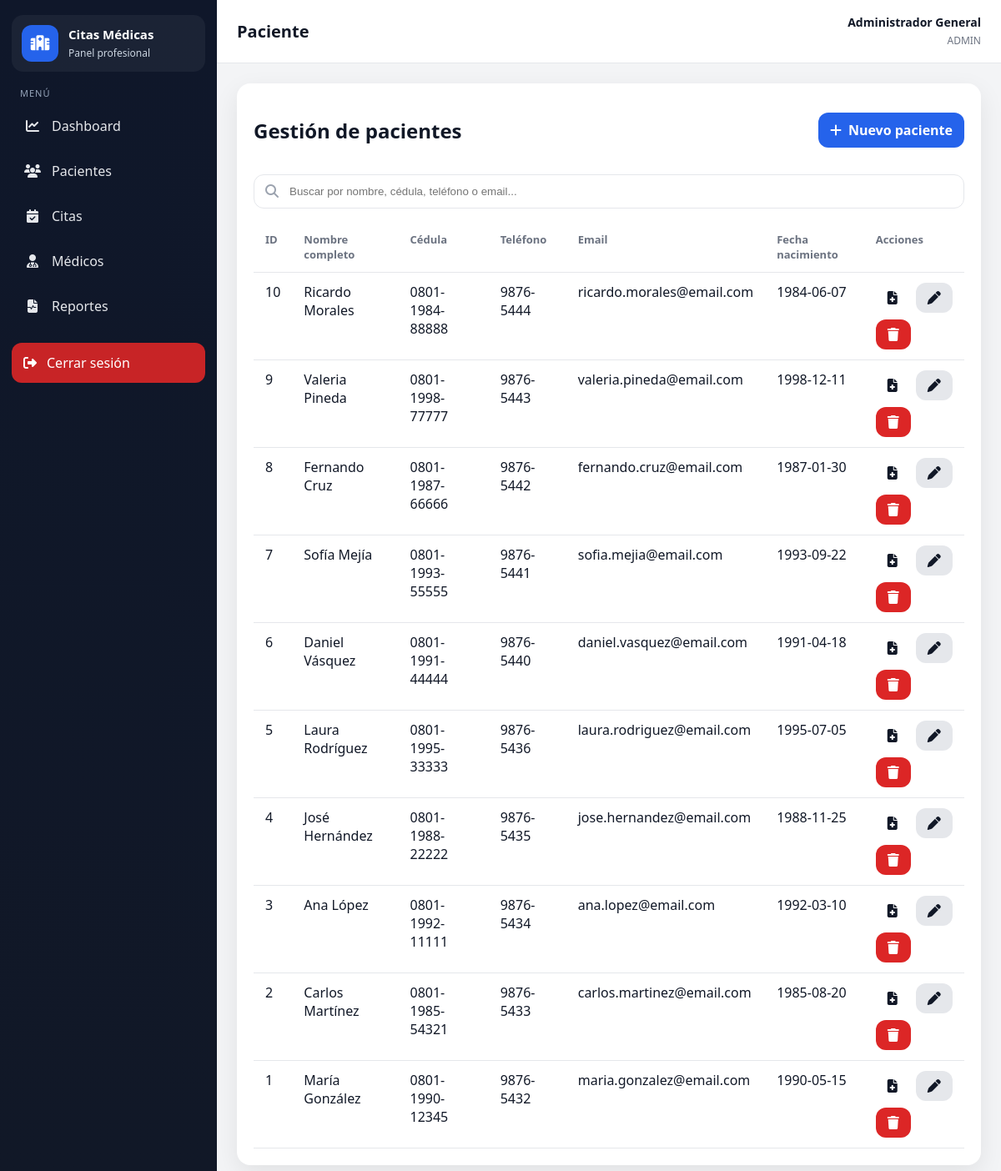
The app's page /index.php?controller=paciente&action=index (signed in) with its own data.
### tables this page shows
CREATE TABLE pacientes (
    id INT AUTO_INCREMENT PRIMARY KEY,
    nombre VARCHAR(100) NOT NULL,
    apellido VARCHAR(100) NOT NULL,
    cedula VARCHAR(15) NOT NULL UNIQUE,
    telefono VARCHAR(20) NULL,
    email VARCHAR(100) NULL,
    fecha_nacimiento DATE NULL,
    fecha_registro TIMESTAMP DEFAULT CURRENT_TIMESTAMP
);

### app/controllers/PacienteController.php (called while the page is built, shortened)
<?php
require_once __DIR__ . '/../models/Paciente.php';
class PacienteController {
    private $paciente;
    public function __construct(){
        $this->paciente = new Paciente();
    }
    public function index(){
        $pacientes = $this->paciente->obtenerTodos();
        require_once __DIR__ . '/../views/pacientes/index.php';
    }
}

### routes/web.php (called while the page is built, shortened)
<?php
$controller = $_GET['controller'] ?? (isset($_SESSION['usuario_id']) ? 'dashboard' : 'auth');
$action = $_GET['action'] ?? (isset($_SESSION['usuario_id']) ? 'index' : 'login');
switch($controller){
    case 'paciente':
        require_once __DIR__ . '/../app/controllers/PacienteController.php';
        $ctrl = new PacienteController();
        break;
}
$ctrl->$action();

### public/index.php (called while the page is built, shortened)
<?php
require_once __DIR__ . '/../routes/web.php';

### app/config/database.php (called while the page is built)
<?php
class Database {
    private $host = "localhost";
    private $db_name = "citas_medicas";
    private $username = "root";
    private $password = "admin";
    private $charset = "utf8mb4";
    public function conectar() {
        try {
            $dsn = "mysql:host={$this->host};dbname={$this->db_name};charset={$this->charset}";
            $pdo = new PDO($dsn, $this->username, $this->password);
            $pdo->setAttribute(PDO::ATTR_ERRMODE, PDO::ERRMODE_EXCEPTION);
            $pdo->setAttribute(PDO::ATTR_DEFAULT_FETCH_MODE, PDO::FETCH_ASSOC);
            return $pdo;
        } catch (PDOException $e) {
            die("Error de conexión: " . $e->getMessage());
        }
    }
}

### app/core/Model.php (called while the page is built, shortened)
<?php
require_once __DIR__ . '/../config/database.php';
class Model {
    public function __construct() {
        $database = new Database();
        $this->db = $database->conectar();
    }
}

### app/models/Paciente.php (called while the page is built, shortened)
<?php
require_once __DIR__ . '/../core/Model.php';
class Paciente extends Model {
    public function obtenerTodos(){
        $stmt = $this->db->prepare("SELECT * FROM pacientes ORDER BY id DESC");
        $stmt->execute();
        return $stmt->fetchAll();
    }
}

### app/views/pacientes/index.php (the view)
<?php require_once __DIR__ . '/../layout/header.php'; ?>
<div class="table-card">
    <div class="table-header"><h2>Gestión de pacientes</h2><a href="index.php?controller=paciente&action=crear" class="btn btn-primary"><i class="fa-solid fa-plus"></i> Nuevo paciente</a></div>
    <div class="toolbar"><div class="search-box"><i class="fa-solid fa-magnifying-glass"></i><input type="text" placeholder="Buscar por nombre, cédula, teléfono o email..." data-search-target="tabla-pacientes"></div></div>
    <?php if (!empty($pacientes)): ?>
    <div class="table-responsive"><table><thead><tr><th>ID</th><th>Nombre completo</th><th>Cédula</th><th>Teléfono</th><th>Email</th><th>Fecha nacimiento</th><th>Acciones</th></tr></thead><tbody id="tabla-pacientes">
    <?php foreach ($pacientes as $p): ?>
    <tr>
        <td><?= htmlspecialchars($p['id']) ?></td>
        <td><?= htmlspecialchars($p['nombre'].' '.$p['apellido']) ?></td>
        <td><?= htmlspecialchars($p['cedula']) ?></td>
        <td><?= htmlspecialchars($p['telefono']) ?></td>
        <td><?= htmlspecialchars($p['email']) ?></td>
        <td><?= htmlspecialchars($p['fecha_nacimiento']) ?></td>
        <td>
            <div class="actions">
                <a class="btn btn-info" href="index.php?controller=historial&action=ver&paciente_id=<?= $p['id'] ?>" title="Ver historial clínico">
                    <i class="fa-solid fa-file-medical"></i>
                </a>
                <a class="btn btn-secondary" href="index.php?controller=paciente&action=editar&id=<?= $p['id'] ?>">
                    <i class="fa-solid fa-pen"></i>
                </a>
                <a class="btn btn-danger" href="index.php?controller=paciente&action=eliminar&id=<?= $p['id'] ?>" data-confirm="¿Eliminar este paciente?">
                    <i class="fa-solid fa-trash"></i>
                </a>
            </div>
        </td>
    </tr>
    <?php endforeach; ?>
    </tbody></table></div>
    <?php else: ?><div class="empty-box"><p>No hay pacientes registrados.</p></div><?php endif; ?>
</div>
<?php require_once __DIR__ . '/../layout/footer.php'; ?>

### app/views/layout/header.php (shortened to what this page needs)
<?php
$currentController = $_GET['controller'] ?? 'dashboard';
$currentAction = $_GET['action'] ?? 'index';
$role = $_SESSION['usuario_rol'] ?? null;
function isActive($controller, $action = null) {
    global $currentController, $currentAction;
    return $currentController === $controller && ($action === null || $currentAction === $action) ? 'active' : '';
}
?>
<!DOCTYPE html>
<html lang="es">
<head>
    <link rel="stylesheet" href="https://cdnjs.cloudflare.com/ajax/libs/font-awesome/6.5.0/css/all.min.css">
    <link rel="stylesheet" href="https://cdn.jsdelivr.net/npm/intl-tel-input@18.1.1/build/css/intlTelInput.css">
</head>
<body>
<?php if ($role): ?>
<div class="app">
    <aside class="sidebar">
        <div class="brand">
            <div class="brand-icon"><i class="fa-solid fa-hospital"></i></div>
            <div class="brand-text"><strong>Citas Médicas</strong><span>Panel profesional</span></div>
        </div>
        <div class="menu-title">Menú</div>
        <nav class="nav">
            <a class="nav-link <?= isActive('dashboard') ?>" href="index.php?controller=dashboard&action=index"><i class="fa-solid fa-chart-line"></i><span>Dashboard</span></a>
            <?php if (in_array($role, ['admin','recepcion'], true)): ?>
                <a class="nav-link <?= isActive('paciente') ?>" href="index.php?controller=paciente&action=index"><i class="fa-solid fa-users"></i><span>Pacientes</span></a>
                <a class="nav-link <?= isActive('cita') ?>" href="index.php?controller=cita&action=index"><i class="fa-solid fa-calendar-check"></i><span>Citas</span></a>
            <?php endif; ?>
            <?php if ($role === 'admin'): ?>
                <a class="nav-link <?= isActive('medico') ?>" href="index.php?controller=medico&action=index"><i class="fa-solid fa-user-doctor"></i><span>Médicos</span></a>
            <?php endif; ?>
            <?php if (in_array($role, ['admin','recepcion'], true)): ?>
                <a class="nav-link <?= isActive('reporte') ?>" href="index.php?controller=reporte&action=index"><i class="fa-solid fa-file-waveform"></i><span>Reportes</span></a>
            <?php endif; ?>
        </nav>
        <div class="sidebar-footer">
            <a class="logout-link" href="index.php?controller=auth&action=logout"><i class="fa-solid fa-right-from-bracket"></i><span>Cerrar sesión</span></a>
        </div>
    </aside>
    <main class="main">
        <header class="topbar">
            <h1 class="page-title"><?= ucfirst($currentController) ?></h1>
            <div class="user-box"><strong><?= htmlspecialchars($_SESSION['usuario_nombre'] ?? '') ?></strong><span><?= htmlspecialchars(strtoupper($role)) ?></span></div>
        </header>
        <section class="content">
<?php endif; ?>

### app/views/layout/footer.php (shortened to what this page needs)
<?php if (!empty($_SESSION['usuario_id'])): ?>
        </section>
    </main>
</div>
<?php endif; ?>
</body>
</html>

### app/views/layout/header.php (style rules this page uses)
:root { --sidebar-bg:#111827;--sidebar-hover:#1f2937;--sidebar-active:#2563eb;--body-bg:#f3f4f6;--card-bg:#fff;--text:#111827;--muted:#6b7280;--border:#e5e7eb;--primary:#2563eb;--primary-dark:#1d4ed8;--success:#16a34a;--warning:#f59e0b;--danger:#dc2626;--info:#0ea5e9;--shadow:0 10px 30px rgba(0,0,0,.08);--radius:16px }
* { box-sizing:border-box }
body { margin:0;font-family:'Segoe UI',Tahoma,Geneva,Verdana,sans-serif;background:var(--body-bg);color:var(--text) }
a { text-decoration:none;color:inherit }
.app { display:flex;min-height:100vh }
.sidebar { width:260px;background:linear-gradient(180deg,#0f172a 0%,#111827 100%);color:#fff;position:fixed;top:0;left:0;bottom:0;padding:18px 14px;overflow:auto;z-index:1000 }
.brand { display:flex;align-items:center;gap:12px;padding:12px;margin-bottom:18px;border-radius:14px;background:rgba(255,255,255,.05) }
.brand-icon { width:44px;height:44px;border-radius:12px;display:flex;align-items:center;justify-content:center;background:#2563eb;font-size:18px }
.brand-text strong { display:block;font-size:15px }
.brand-text span { font-size:12px;color:#cbd5e1 }
.menu-title { font-size:11px;text-transform:uppercase;letter-spacing:1px;color:#94a3b8;margin:18px 10px 8px }
.nav { display:flex;flex-direction:column;gap:6px }
.nav-link { display:flex;align-items:center;gap:12px;color:#e5e7eb;padding:13px 14px;border-radius:12px;transition:.2s ease }
.nav-link i { width:22px;text-align:center }
.sidebar-footer { position:sticky;bottom:10px;margin-top:20px }
.logout-link { display:flex;align-items:center;gap:12px;padding:13px 14px;color:#fff;border-radius:12px;background:rgba(220,38,38,.9) }
.main { margin-left:260px;width:calc(100% - 260px);min-height:100vh }
.topbar { height:76px;background:#fff;border-bottom:1px solid var(--border);display:flex;align-items:center;justify-content:space-between;padding:0 24px;position:sticky;top:0;z-index:900 }
.page-title { font-size:20px;font-weight:700;margin:0 }
.user-box { text-align:right }
.user-box strong { display:block;font-size:14px }
.user-box span { font-size:12px;color:var(--muted) }
.content { padding:24px }
.card,.table-card,.form-card { background:var(--card-bg);border-radius:var(--radius);box-shadow:var(--shadow) }
.table-card,.form-card { padding:20px }
.table-header,.form-header { display:flex;align-items:center;justify-content:space-between;gap:15px;margin-bottom:16px }
.toolbar { display:flex;justify-content:space-between;gap:12px;margin-bottom:16px;flex-wrap:wrap }
.search-box { position:relative;flex:1;min-width:250px }
.search-box input,.filters input,.filters select { width:100%;padding:12px 14px 12px 42px;border:1px solid var(--border);border-radius:12px;background:#fff }
.search-box i { position:absolute;left:14px;top:50%;transform:translateY(-50%);color:#9ca3af }
.table-responsive { overflow:auto }
table { width:100%;border-collapse:collapse }
th,td { padding:12px 14px;border-bottom:1px solid var(--border);text-align:left;vertical-align:top }
th { font-size:13px;color:var(--muted);font-weight:700 }
.btn { border:none;border-radius:12px;padding:10px 14px;font-weight:700;cursor:pointer;display:inline-flex;align-items:center;gap:8px }
.btn-primary { background:var(--primary);color:#fff }
.btn-secondary { background:#e5e7eb;color:#111827 }
.btn-danger { background:#dc2626;color:#fff }
.actions { display:flex;gap:8px;flex-wrap:wrap }

### records on screen
pacientes: id "10", nombre+apellido "Ricardo Morales", cedula "0801-1984-88888", telefono "9876-5444", email "ricardo.morales@email.com", fecha_nacimiento "1984-06-07"
pacientes: id "9", nombre+apellido "Valeria Pineda", cedula "0801-1998-77777", telefono "9876-5443", email "valeria.pineda@email.com", fecha_nacimiento "1998-12-11"
pacientes: id "8", nombre+apellido "Fernando Cruz", cedula "0801-1987-66666", telefono "9876-5442", email "fernando.cruz@email.com", fecha_nacimiento "1987-01-30"
pacientes: id "7", nombre+apellido "Sofía Mejía", cedula "0801-1993-55555", telefono "9876-5441", email "sofia.mejia@email.com", fecha_nacimiento "1993-09-22"
pacientes: id "6", nombre+apellido "Daniel Vásquez", cedula "0801-1991-44444", telefono "9876-5440", email "daniel.vasquez@email.com", fecha_nacimiento "1991-04-18"
pacientes: id "5", nombre+apellido "Laura Rodríguez", cedula "0801-1995-33333", telefono "9876-5436", email "laura.rodriguez@email.com", fecha_nacimiento "1995-07-05"
pacientes: id "4", nombre+apellido "José Hernández", cedula "0801-1988-22222", telefono "9876-5435", email "jose.hernandez@email.com", fecha_nacimiento "1988-11-25"
pacientes: id "3", nombre+apellido "Ana López", cedula "0801-1992-11111", telefono "9876-5434", email "ana.lopez@email.com", fecha_nacimiento "1992-03-10"
pacientes: id "2", nombre+apellido "Carlos Martínez", cedula "0801-1985-54321", telefono "9876-5433", email "carlos.martinez@email.com", fecha_nacimiento "1985-08-20"
pacientes: id "1", nombre+apellido "María González", cedula "0801-1990-12345", telefono "9876-5432", email "maria.gonzalez@email.com", fecha_nacimiento "1990-05-15"

### other values on screen
$currentController "Paciente"
$_SESSION['usuario_nombre'] "Administrador General"
$role "ADMIN"
